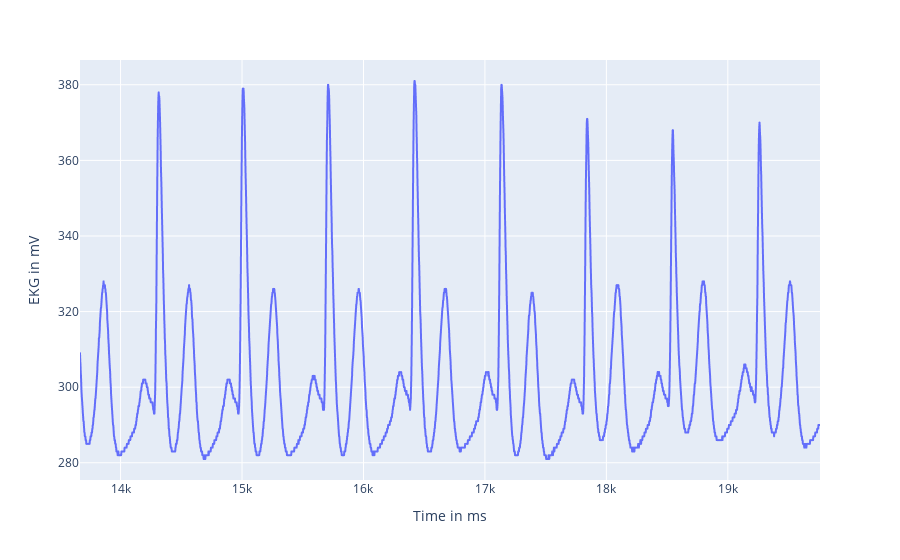

The notebook cell saved with this chart:
### Markdown cell above
Es is sinnvoll sich zunächst nur ein Teil der Daten zu nutzen, um die Funktionen zu entwickeln und zu testen.

### Code cell
df_short = df.iloc[0:3000]

fig = px.line(df_short, x='Time in ms', y='EKG in mV')
fig.show()

### Figure 1 — Plotly figure (JSON) as saved in the notebook; plotly's stock layout.template omitted (floating-point values rounded to 4 significant figures; data arrays with more than 128 entries replaced by an {"elided": "..."} marker saying what was removed)
{"data": [{"hovertemplate": "Time in ms=%{x}<br>EKG in mV=%{y}<extra></extra>", "legendgroup": "", "line": {"color": "#636efa", "dash": "solid"}, "marker": {"symbol": "circle"}, "mode": "lines", "name": "", "showlegend": false, "type": "scattergl", "x": {"elided": "3000 int values"}, "xaxis": "x", "y": {"elided": "3000 int values"}, "yaxis": "y"}], "layout": {"legend": {"tracegroupgap": 0}, "margin": {"t": 60}, "xaxis": {"anchor": "y", "domain": [0, 1], "title": {"text": "Time in ms"}}, "yaxis": {"anchor": "x", "domain": [0, 1], "title": {"text": "EKG in mV"}}}}
